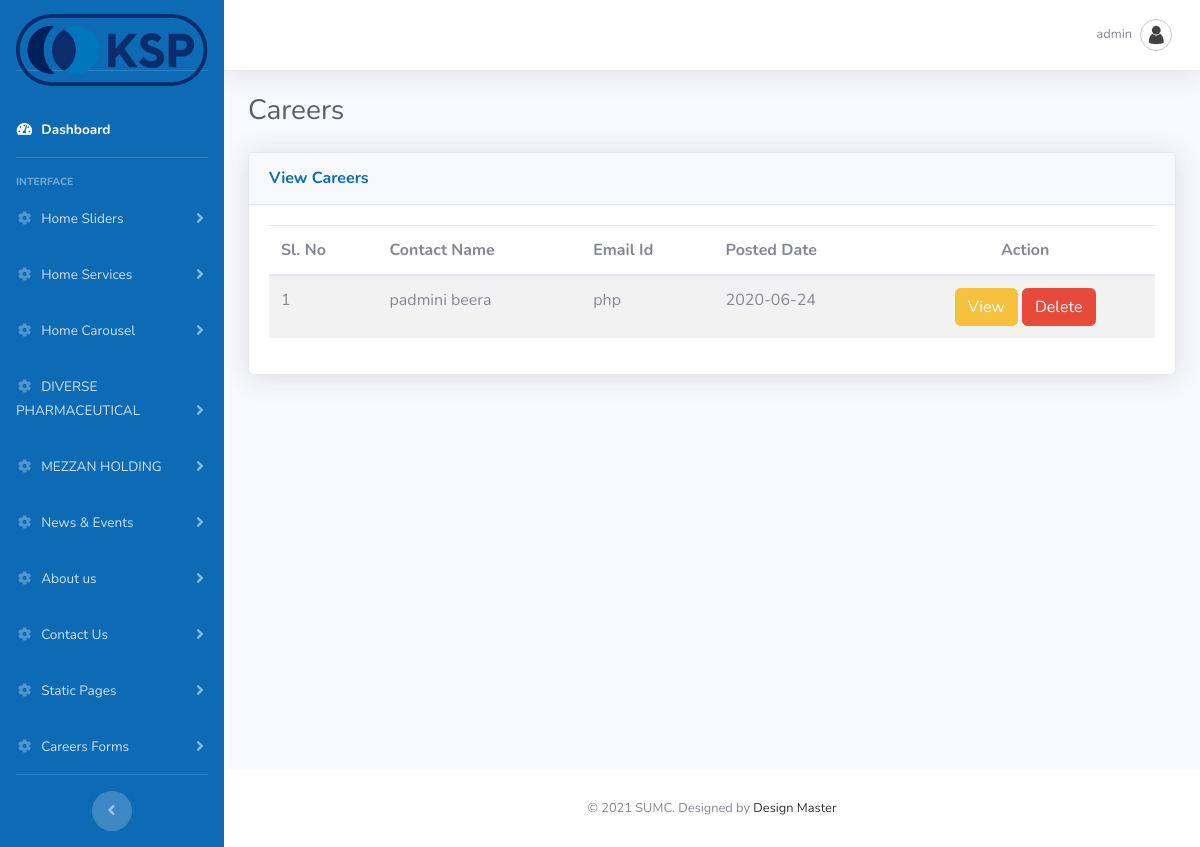
The page /admin/careerformslist.php (signed in) on the database its author committed.
### tables this page shows
CREATE TABLE `sumc_adminuser` (
  `id` int(11) NOT NULL,
  `username` varchar(225) NOT NULL,
  `password` varchar(225) NOT NULL,
  `email` varchar(225) NOT NULL,
  `status` int(11) NOT NULL,
  `date` datetime NOT NULL
);

CREATE TABLE `sumc_careers` (
  `id` int(11) NOT NULL,
  `fullname` varchar(255) NOT NULL,
  `position_for` varchar(255) NOT NULL,
  `cv_file` varchar(255) NOT NULL,
  `status` tinyint(4) NOT NULL,
  `created_date` date NOT NULL
);

### admin/careerformslist.php (the view, shortened to what this page needs)
<?php
include_once("connection.php");
?>
 <!DOCTYPE html>
<html lang="en">
<head>
  <link href="vendor/fontawesome-free/css/all.min.css" rel="stylesheet" type="text/css">
  <link href="css/admin.css" rel="stylesheet">
</head>
<body id="page-top">
  <div id="wrapper">
    <?php
	include_once('header.php');
	?>
        <div class="container-fluid">
          <div class="d-sm-flex align-items-center justify-content-between mb-4">
            <h1 class="h3 mb-0 text-gray-800">Careers</h1>
          </div>
          <div class="row">
            <div class="col-lg-12 mb-12">
              <div class="card shadow mb-8">
                <div class="card-header py-3">
                  <h6 class="m-0 font-weight-bold text-primary">View Careers</h6>
                </div>
                <div class="card-body">
                  <div class="table-responsive">
				  <form name="submenuform" method="post" action="banner_ordering.php">
					 <table id="datatable" class="table table-striped jambo_table bulk_action" >
                        <thead>
                          <tr class="headings">
                            <th width="" class="column-title">Sl. No </th>
							<th width="" class="column-title">Contact Name</th>
							<th width="" class="column-title">Email Id</th>
							<th width="" class="column-title">Posted Date </th>
                            <th style="text-align:center" class="column-title no-link last"><span class="nobr">Action</span>
                            </th>
                          </tr>
                        </thead>
                        <tbody>
						<?php
						$i = 1;
						$banner_que = mysqli_query($connection,"SELECT * from sumc_careers ORDER By id DESC");
						if(mysqli_num_rows($banner_que) > 0) {
						while($banner_result = mysqli_fetch_array($banner_que))
						{
						?>
                          <tr class="even pointer">
                            <td class=" "><?php echo $i ?></td>
							<td class=" "><?php echo $banner_result['fullname']; ?></td>
							<td class=" "><?php echo $banner_result['position_for']; ?></td>
                            <td class=" "><?php echo $banner_result['created_date'] ?></td>
                            <td style="text-align:center" class=" last"><a class="btn btn-warning" href="view_careerform.php?id=<?php echo $banner_result[id] ?>">View</a>&nbsp;<a class="btn btn-danger" href="#" id="delete_<?php echo $banner_result[id] ?>">Delete</a>
                            </td>
                          </tr>
                        <?php
						$i++;
						}
						}
						else {
							?>
							<tr>
							<td colspan="5" align="center">No Rows Found</td>
							</tr>
							<?php
						}
						?>
                        </tbody>
                      </table>
                 </form>
                  </div>
                </div>
              </div>
            </div>
          </div>
        </div>
      </div>
	<?php include_once("footer.php"); ?>

### admin/header.php (shortened to what this page needs)
<?php
include_once("connection.php");
	if(isset($_SESSION['SESS_MEMBER_ID'])) {
	$loginid = $_SESSION['SESS_MEMBER_ID'];
	$user_query = mysqli_query($connection,"SELECT * from sumc_adminuser where id=$loginid");
	$user_res = mysqli_fetch_array($user_query);
	}
	else {
		header("Location:index.php");
	}
?>
    <link rel="stylesheet" type="text/css" href="https://cdnjs.cloudflare.com/ajax/libs/bootstrap-datepicker/1.5.0/css/bootstrap-datepicker.standalone.css" />
    <link rel="stylesheet" type="text/css" href="js/jquery.timepicker.css" />
    <link rel="stylesheet" type="text/css" href="js/jquery.ptTimeSelect.css" />
    <link rel="stylesheet" href="https://ajax.googleapis.com/ajax/libs/jqueryui/1.7.2/themes/ui-lightness/jquery-ui.css" type="text/css" media="all" />
<ul class="navbar-nav bg-gradient-secondary sidebar sidebar-dark accordion" id="accordionSidebar">
      <a class="sidebar-brand d-flex align-items-center justify-content-center" href="dashboard.php">
       <div class="sidebar-brand-text" style="padding-top:30px;">
           <img src="../images/kspic-logo.svg" height="150%" width="100%" />
	   </div>
     </a>
     <li class="nav-item active">
      <a class="nav-link" href="dashboard.php">
        <i class="fas fa-fw fa-tachometer-alt"></i>
        <span>Dashboard</span></a>
      </li>
      <hr class="sidebar-divider">
      <div class="sidebar-heading">
        Interface
      </div>
      <li class="nav-item">
        <a class="nav-link collapsed" href="#" data-toggle="collapse" data-target="#collapseOne" aria-expanded="true" aria-controls="collapseOne">
          <i class="fas fa-fw fa-cog"></i>
          <span>Home Sliders</span>
        </a>
      </li>
	  <li class="nav-item">
        <a class="nav-link collapsed" href="#" data-toggle="collapse" data-target="#collapseTwo" aria-expanded="true" aria-controls="collapseTwo">
          <i class="fas fa-fw fa-cog"></i>
          <span>Home Services</span>
        </a>
      </li>
      <li class="nav-item">
        <a class="nav-link collapsed" href="#" data-toggle="collapse" data-target="#collapseThree" aria-expanded="true" aria-controls="collapseThree">
          <i class="fas fa-fw fa-cog"></i>
          <span>Home Carousel</span>
        </a>
      </li>
<li class="nav-item">
        <a class="nav-link collapsed" href="#" data-toggle="collapse" data-target="#collapseNine" aria-expanded="true" aria-controls="collapseFour">
          <i class="fas fa-fw fa-cog"></i>
          <span>DIVERSE PHARMACEUTICAL</span>
        </a>
      </li>
      <li class="nav-item">
        <a class="nav-link collapsed" href="#" data-toggle="collapse" data-target="#collapseTen" aria-expanded="true" aria-controls="collapseten">
          <i class="fas fa-fw fa-cog"></i>
          <span>MEZZAN HOLDING</span>
        </a>
      </li>
<li class="nav-item">
        <a class="nav-link collapsed" href="#" data-toggle="collapse" data-target="#collapseFour" aria-expanded="true" aria-controls="collapseFour">
          <i class="fas fa-fw fa-cog"></i>
          <span>News & Events</span>
        </a>
      </li>
<li class="nav-item">
        <a class="nav-link collapsed" href="#" data-toggle="collapse" data-target="#collapseFive" aria-expanded="true" aria-controls="collapseFive">
          <i class="fas fa-fw fa-cog"></i>
          <span>About us</span>
        </a>
      </li>
<li class="nav-item">
        <a class="nav-link collapsed" href="#" data-toggle="collapse" data-target="#collapseEight" aria-expanded="true" aria-controls="collapseEight">
          <i class="fas fa-fw fa-cog"></i>
          <span>Contact Us</span>
        </a>
      </li>
<li class="nav-item">
        <a class="nav-link collapsed" href="#" data-toggle="collapse" data-target="#collapseSix" aria-expanded="true" aria-controls="collapseSix">
          <i class="fas fa-fw fa-cog"></i>
          <span>Static Pages</span>
        </a>
      </li>
<li class="nav-item">
        <a class="nav-link collapsed" href="#" data-toggle="collapse" data-target="#collapseSeven" aria-expanded="true" aria-controls="collapseSeven">
          <i class="fas fa-fw fa-cog"></i>
          <span>Careers Forms</span>
        </a>
      </li>
          <hr class="sidebar-divider d-none d-md-block">
          <div class="text-center d-none d-md-inline">
            <button class="rounded-circle border-0" id="sidebarToggle"></button>
          </div>
        </ul>
        <div id="content-wrapper" class="d-flex flex-column">
          <div id="content">
            <nav class="navbar navbar-expand navbar-light bg-white topbar mb-4 static-top shadow">
          <ul class="navbar-nav ml-auto">
            <li class="nav-item dropdown no-arrow">
              <a class="nav-link dropdown-toggle" href="#" id="userDropdown" role="button" data-toggle="dropdown" aria-haspopup="true" aria-expanded="false">
                <span class="mr-2 d-none d-lg-inline text-gray-600 small"><?php echo $user_res['username']; ?></span>
                <img class="img-profile rounded-circle" src="img/user.png">
              </a>
            </li>
          </ul>
        </nav>

### rows shown on the page
sumc_adminuser: username "admin"
sumc_careers: fullname "padmini beera", position_for "php", created_date "2020-06-24"
